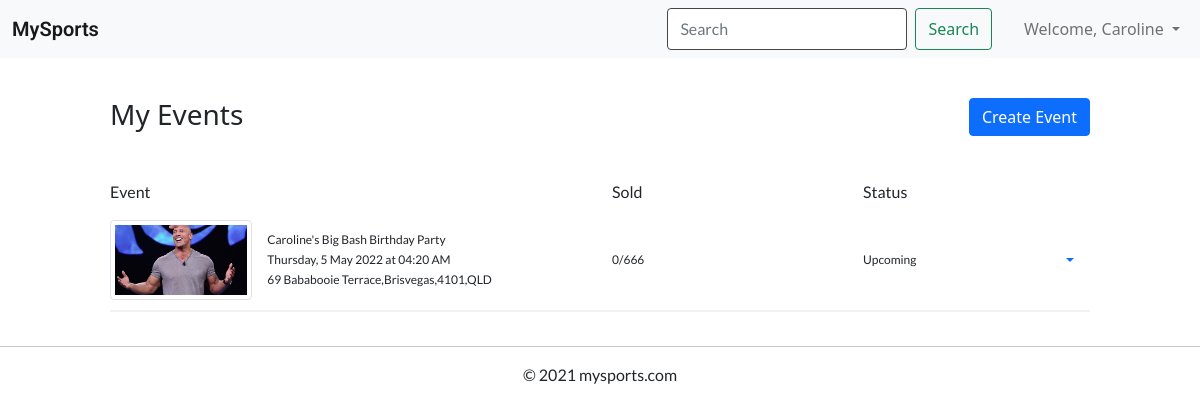
/manage-events (signed in), run on the app's committed database.
### website/models.py (models this page shows, shortened)
class User(db.Model, UserMixin):
    __tablename__='users' # good practice to specify table name
    user_id = db.Column(db.Integer, primary_key=True, autoincrement=True)
    user_name = db.Column(db.String(20), index=True, unique=True)
    email = db.Column(db.String(100), index=True, unique=True)
    contact_number = db.Column(db.Integer, unique=True, index=True)
    password_hash = db.Column(db.String(255), nullable=False)
    comments = db.relationship('Comment')
    events = db.relationship('Event')

class Event(db.Model):
    __tablename__ = 'events'
    event_id = db.Column(db.Integer, primary_key=True, autoincrement=True)
    title = db.Column(db.String(80))
    description = db.Column(db.String(2000))
    sport = db.Column(db.String(20))
    image = db.Column(db.String(400))
    venue = db.Column(db.String(50))
    address = db.Column(db.String(100))
    start_time = db.Column(db.DateTime())
    end_time = db.Column(db.DateTime())
    status = db.Column(db.String(15))
    tickets = db.Column(db.Integer())
    price = db.Column(db.Float())
    user_id = db.Column(db.Integer(), db.ForeignKey('users.user_id'))
    comments = db.relationship('Comment')

### website/views.py (the view)
@bp.route('/manage-events')
@login_required
def manage_events():
    return render_template('manage_events.html', events=current_user.events, misc=misc)

### website/misc.py (called while the page is built)
def get_day(day:int):
    return days_of_week[day]

def get_month(month:int):
    return months[month]

### website/templates/manage_events.html (shortened to what this page needs)
{% extends "base.html" %}
{% block content %}
<div class="container-fluid">
  <div class="col-12 col-lg-10 mx-auto">
    <div class="div-2"></div>
    <div class="row">
      <div class="col">
        <h3>My Events</h3>
      </div>
      <div class="col">
        <form action="{{ url_for('main.create_event') }}">
          <button class="btn btn-primary float-right">Create Event</button>
        </form>
      </div>
    </div>
    <div class="div-1"></div>
    <div class="div-1"></div>
    <div class="row">
      <div class="col-6">
        <p>Event</p>
      </div>
      <div class="col-3">
        <p>Sold</p>
      </div>
      <div class="col-3">
        <p>Status</p>
      </div>
    </div>
    {% for event in events %}
    <div class="my-event-container">
      <div class="row">
        <div class="col-6 d-flex">
          <img class="img-fluid img-thumbnail float-left my-auto"
            src="{{ url_for('main.download', filename=event.image) }}">
            <div class="my-auto">
              <p>{{ event.title }}</p>
              <p>{{ misc.get_day(event.start_time.weekday()) }}, {{ event.start_time.day}}
                {{misc.get_month(event.start_time.month - 1)}} {{ event.start_time.year }} at
              {{ event.start_time.strftime("%I:%M %p") }}</p>
              <p>{{ event.address }}</p>
          </div>
        </div>
        <div class="col-3 d-flex">
          <p class="my-auto">0/{{ event.tickets }}</p>
        </div>
        <div class="col-3 d-flex">
          <p class="my-auto">{{ event.status }}</p>
          <div class="dropdown my-auto ms-auto">
            <a class="nav-link dropdown-toggle" href="#" data-bs-toggle="dropdown"></a>
          </div>
        </div>
      </div>
    </div>
    <div class="div-1"></div>
    {% endfor %}
  </div>
</div>
{% endblock %}

### website/templates/base.html (shortened to what this page needs)
<!doctype html>
<html>
<head>
    {% block head %}
    <link rel="stylesheet" href="{{ url_for('static', filename='css/style.css') }}">
    <link href="https://cdn.jsdelivr.net/npm/bootstrap@5.1.0/dist/css/bootstrap.min.css" rel="stylesheet"
>
    {% endblock %}
</head>
<body>
    <nav class="navbar navbar-expand-lg navbar-light bg-light">
        <div class="container-fluid">
          <a class="navbar-brand" href="{{ url_for('main.index') }}">MySports</a>
          <div class="collapse navbar-collapse" id="navbarScroll">
            <div class="div-1"></div>
              <form class="d-flex ms-auto me-4">
                <input class="form-control me-2 pe-5 py-2" type="search" placeholder="Search" aria-label="Search">
                <button class="btn btn-outline-success" type="submit">Search</button>
              </form>
              {% if current_user.is_authenticated %}
              <ul class="navbar-nav my-2 my-lg-0" >
                <li class="nav-item dropdown">
                  <a class="nav-link dropdown-toggle" href="#" id="navbarDropdownMenuLink" role="button" data-bs-toggle="dropdown" aria-expanded="false">
                  Welcome, {{ current_user.user_name }}
                </a>
                {% endif %}
              </li>
            </ul>
          </div>
        </div>
      </nav>
    <main>
        {% block content %}{% endblock %}
    </main>
    <footer>
        <div class="myfooter">
            <hr>
            <p>© 2021 mysports.com</p>
            <div style="padding: 30px;"></div>
        </div>
    </footer>
</body>
</html>

### website/static/css/style.css (style rules this page uses)
.myfooter { text-align: center; }
.div-1 { padding: 10px; }
.div-2 { padding: 20px; }
p { font-family: 'Lato', sans-serif; }
.navbar-brand { font-family: 'Roboto', sans-serif; font-weight: 600; font-size: 25px; }
.form-control, .form-select { border-color: #4a4742 !important; font-family: 'Lato', sans-serif; }
body, html { height: 100%; }
div.my-event-container { box-shadow: 0px 2px 0px 0px rgb(0 0 0 / 5%); padding-bottom: 10px; }
div.my-event-container p { font-size: 12px; padding: 0px; margin: 2px 0; }
div.my-event-container img { height: 80px; aspect-ratio: 16 / 9; object-fit: cover; margin-right: 15px; }
.float-right { float: right; }
.float-left { float: left; }

### data on the page
User: user_name "Caroline"
Event: image (picture), title "Caroline's Big Bash Birthday Party", get_day "Thursday", start_time.day "5", misc.get_month(event.start_time.month-1) "May", start_time.year "2022", start_time "04:20 AM", address "69 Bababooie Terrace,Brisvegas,4101,QLD", tickets "666", status "Upcoming"
